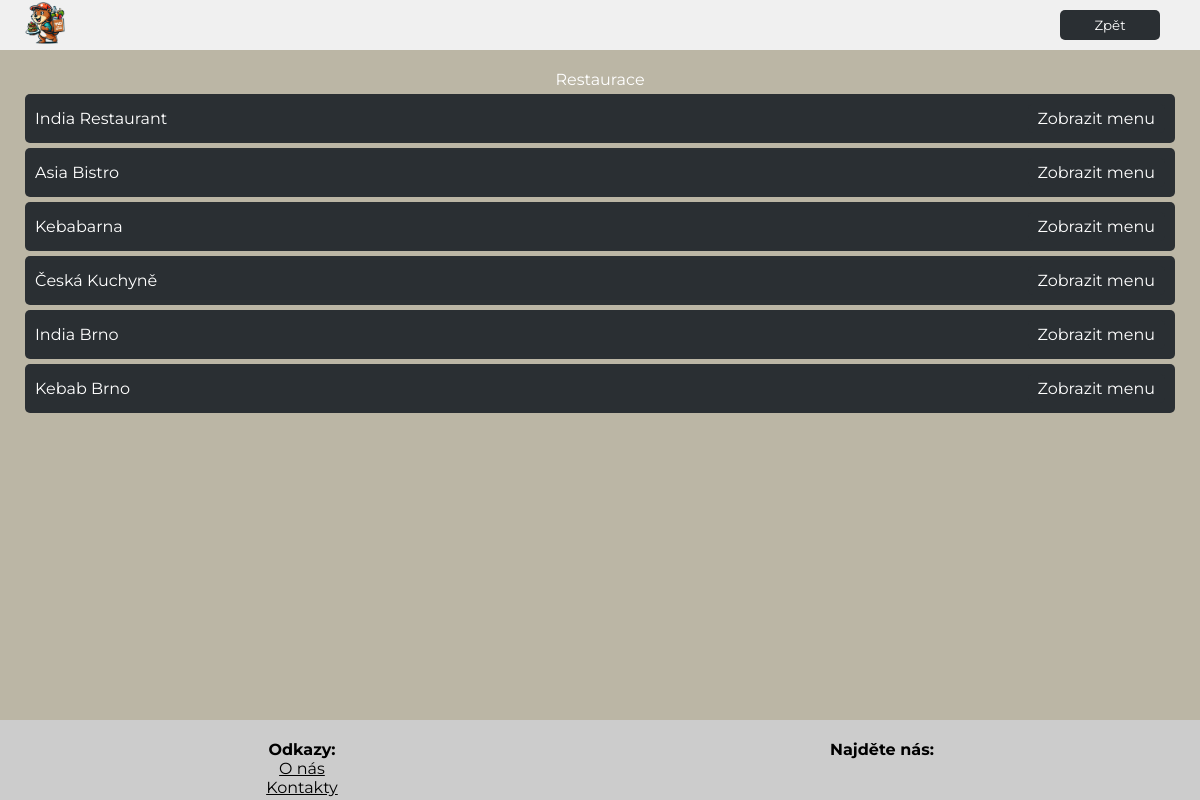
The page /zobrazeni/restaurace on the database its author committed.
### tables this page shows
CREATE TABLE "restaurace" (
    id_restaurace    INTEGER PRIMARY KEY AUTOINCREMENT,
    typ_restaurace   TEXT NOT NULL,
    nazev_restaurace TEXT NOT NULL,
    adresa           TEXT NOT NULL,
    telefonni_cislo  INTEGER NOT NULL,
    email            TEXT UNIQUE NOT NULL
);

### app.py (the view)
@app.route('/zobrazeni/<typ>')
def vyhledavani(typ):
    db = get_db()
    if typ == 'restaurace':
        seznam = db.execute("SELECT id_restaurace, nazev_restaurace, adresa FROM restaurace").fetchall()
        nadpis = "Restaurace"
    elif typ == 'kategorie':
        seznam = db.execute("SELECT DISTINCT typ_restaurace FROM restaurace").fetchall()
        nadpis = "Kategorie"
    else:
        return "Neplatný typ"
    return render_template('vyhledavani.html', seznam=seznam,nadpis=nadpis)

### app.py (called while the page is built)
def get_db():
    if 'db' not in g:
        g.db = sqlite3.connect('projekt.db')
        g.db.row_factory = sqlite3.Row
    return g.db

@app.before_request
def before_request():
    get_db()
    session['prihlasen'] = uzivatel_prihlasen()
    session['aktualni_uzivatel'] = aktualni_uzivatel()
    session['je_admin'] = je_admin()
    session['je_poslicek'] = je_poslicek()
    if request.endpoint == 'admin_panel':
        if not je_admin():
            return redirect(url_for('index')) # Přesměruje na index.html, pokud  není admin

@app.teardown_request
def teardown_request(exception):
    close_db()

def je_admin():
    if 'id_uzivatele' in session:
        id_uzivatele = session['id_uzivatele']
        db = get_db()
        result = db.execute("SELECT COUNT(*) FROM role_uzivatel ru JOIN role r ON ru.id_role = r.id_role WHERE ru.id_uzivatele = ? AND r.nazev = 'Admin'", (id_uzivatele,)).fetchone()
        return result[0] > 0  # True, pokud má uživatel roli 'admin', jinak False
    return False  # Žádné ID uživatele v session, takže není admin

def je_poslicek():
    if 'id_uzivatele' in session:
        id_uzivatele = session['id_uzivatele']
        db = get_db()
        result = db.execute("SELECT COUNT(*) FROM role_uzivatel ru JOIN role r ON ru.id_role = r.id_role WHERE ru.id_uzivatele = ? AND r.nazev = 'Poslicek'", (id_uzivatele,)).fetchone()
        return result[0] > 0
    return False

### funkce.py (called while the page is built)
def uzivatel_prihlasen():
    return 'id_uzivatele' in session

def aktualni_uzivatel():
    return {
        'id_uzivatele': session.get('id_uzivatele'),
        'jmeno': session.get('jmeno')
    }

### templates/vyhledavani.html (shortened to what this page needs)
<!DOCTYPE html>
<html lang="cs">
<head>
    <link rel="stylesheet" type="text/css" href="{{ url_for('static', filename='styly_vyhledavani.css') }}">
</head>
<body>
    <header>
        <div class="logo">
            <img src="{{ url_for('static', filename='mls_maly.png') }}" alt="logo" class="logo">
        </div>
        <ul class="menu">
        <li>
        <button class="zpet" onclick="window.location.href='{{ url_for('index') }}'"><span>Zpět</span></button>
        </li>
    </header>
    <main>
        <hi>{{ nadpis }}</hi>
        <ul>
            {% for i in seznam %}
            <li><span>{{ i.nazev_restaurace or i.typ_restaurace}}</span>
                    {% if nadpis == 'Restaurace' %}
                        <a href="{{ url_for('zobraz_menu', id_restaurace = i.id_restaurace, z_vyhledavani=True )}}">Zobrazit menu</a>
                    {% else %}
                    <a href="{{ url_for('moje_restaurace', typ_restaurace = i.typ_restaurace) }}"> Zobrazit restaurace </a>
                    {% endif %}
            </li>
            {% endfor %}
        </ul>
    </main>
    <footer>
        <ul>
          <h4>Odkazy:</h4>
          <li><a href="#">O nás</a></li>
          <li><a href="#">Kontakty</a></li>
        </ul>
       <ul>
          <h4>Najděte nás:</h4>
        </ul>
      </footer>
</body>
</html>

### static/styly_vyhledavani.css (style rules this page uses)
* { box-sizing: border-box; margin: 0; padding: 0; font-family: 'Montserrat', sans-serif; }
body { background-color: #BBB6A5; position: relative; min-height: 100vh; display: flex; color: black; flex-direction: column; align-items: center; }
main { text-align: center; padding: 20px; width: 100%; color: white; }
main ul { list-style: none; padding: 0; width: 100%; }
main li { display: flex; justify-content: space-between; align-items: center; margin: 5px; padding: 10px; background-color: #2A2F33; border-radius: 5px; }
main li a { background-color: #2A2F33; color: white; padding: 5px 10px; border-radius: 5px; text-decoration: none; transition: background-color 0.3s; }
.logo { width: 50px; height: auto; }
header { display: flex; align-items: center; background-color: #f0f0f0; height: 50px; padding: 0 20px; width: 100%; }
.zpet { border-radius: 5px; background-color: #2A2F33; color: white; width: 100px; height: 30px; padding: 0; border: none; display: flex; justify-content: center; align-items: center; cursor: pointer; transition: background-color 0.3s; }
.menu { display: flex; list-style: none; margin-left: auto; }
.menu li { padding: 10px 20px; color: white; }
footer { background-color: #cccccc; margin-top: 30px; padding: 20px; display: flex; justify-content:space-around; position: absolute; bottom: 0; width: 100%; height: 80px; }
footer ul { list-style: none; text-align: center; }
footer ul li a { color: black; }
footer ul h4 { font-weight: bold; }

### rows shown on the page
restaurace: nazev_restaurace "India Restaurant"
restaurace: nazev_restaurace "Asia Bistro"
restaurace: nazev_restaurace "Kebabarna"
restaurace: nazev_restaurace "Česká Kuchyně"
restaurace: nazev_restaurace "India Brno"
restaurace: nazev_restaurace "Kebab Brno"

### other values the page prints
{{ nadpis }} "Restaurace"
